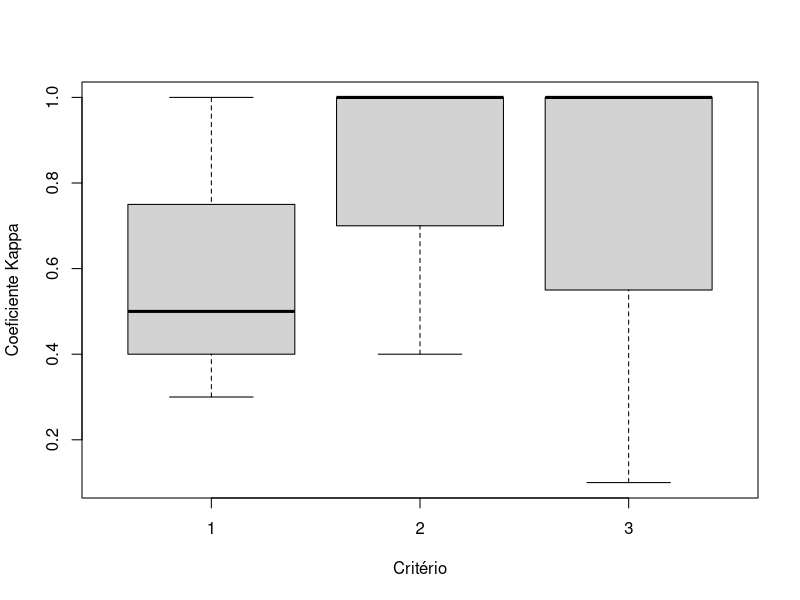

Source code (R):
# Boxplot of MPG by Car Cylinder
setwd("C:\\PROJETOS\\avaliacao_pares_professor")
dados <- data.frame(criterio = c(1,2,3,1,2,3,1,2,3),
                    professorA = c(1,1,1,2,2,2,3,3,3),
                    professorB = c(2,2,2,3,3,3,4,4,4),
                    kappa = c (0.5,1,0.1,0.3,0.4,1,1,1,1))
jpeg("coeficienteKappa.jpg")
boxplot(kappa~criterio,data=dados, 
        xlab="Critério", ylab="Coeficiente Kappa")
dev.off()